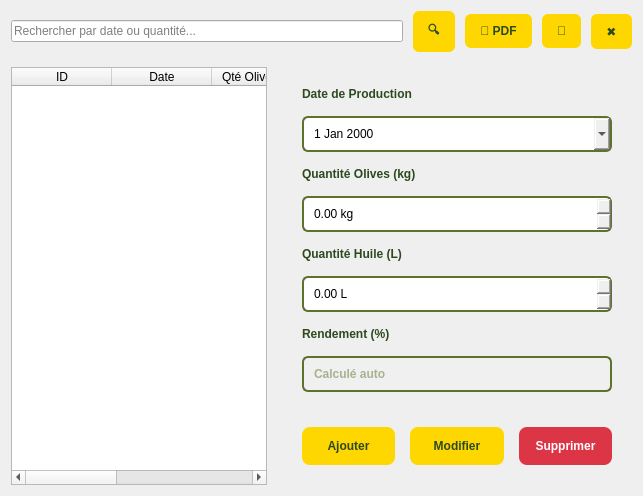
          <widget class="QWidget" name="tab1">
           <attribute name="title">
            <string>Liste des Productions</string>
           </attribute>
           <layout class="QVBoxLayout" name="productionTab1Layout">
            <property name="spacing">
             <number>15</number>
            </property>
            <item>
             <layout class="QHBoxLayout" name="productionSearchLayout">
              <property name="spacing">
               <number>10</number>
              </property>
              <item>
               <widget class="QLineEdit" name="searchBox">
                <property name="styleSheet">
                 <string notr="true"/>
                </property>
                <property name="placeholderText">
                 <string>Rechercher par date ou quantité...</string>
                </property>
               </widget>
              </item>
              <item>
               <widget class="QPushButton" name="btnSearchProduction">
                <property name="styleSheet">
                 <string>background: #ffd700; color: #2d4a1f; border: none; padding: 10px 15px; border-radius: 6px; font-weight: bold;</string>
                </property>
                <property name="text">
                 <string>🔍</string>
                </property>
               </widget>
              </item>
              <item>
               <widget class="QPushButton" name="btnExportPDFProduction">
                <property name="styleSheet">
                 <string>background: #ffd700; color: #2d4a1f; border: none; padding: 10px 15px; border-radius: 6px; font-weight: bold;</string>
                </property>
                <property name="text">
                 <string>📄 PDF</string>
                </property>
               </widget>
              </item>
              <item>
               <widget class="QPushButton" name="btnRefreshProduction">
                <property name="styleSheet">
                 <string>background: #ffd700; color: #2d4a1f; border: none; padding: 10px 15px; border-radius: 6px; font-weight: bold;</string>
                </property>
                <property name="text">
                 <string>🔄</string>
                </property>
               </widget>
              </item>
              <item>
               <widget class="QPushButton" name="btnClearProduction">
                <property name="styleSheet">
                 <string>background: #ffd700; color: #2d4a1f; border: none; padding: 10px 15px; border-radius: 6px; font-weight: bold;</string>
                </property>
                <property name="text">
                 <string>✖</string>
                </property>
               </widget>
              </item>
             </layout>
            </item>
            <item>
             <layout class="QHBoxLayout" name="splitLayout">
              <property name="spacing">
               <number>15</number>
              </property>
              <item>
               <widget class="QTableWidget" name="productionTable">
                <column>
                 <property name="text">
                  <string>ID</string>
                 </property>
                </column>
                <column>
                 <property name="text">
                  <string>Date</string>
                 </property>
                </column>
                <column>
                 <property name="text">
                  <string>Qté Olives (kg)</string>
                 </property>
                </column>
                <column>
                 <property name="text">
                  <string>Qté Huile (L)</string>
                 </property>
                </column>
                <column>
                 <property name="text">
                  <string>Rendement (%)</string>
                 </property>
                </column>
               </widget>
              </item>
              <item>
               <widget class="QFrame" name="formPanel">
                <property name="minimumSize">
                 <size>
                  <width>350</width>
                  <height>0</height>
                 </size>
                </property>
                <property name="maximumSize">
                 <size>
                  <width>400</width>
                  <height>16777215</height>
                 </size>
                </property>
                <property name="styleSheet">
                 <string notr="true">border-color: rgb(255, 255, 255);</string>
                </property>
                <layout class="QVBoxLayout" name="formLayout">
                 <property name="spacing">
                  <number>15</number>
                 </property>
                 <property name="margin" stdset="0">
                  <number>20</number>
                 </property>
                 <item>
                  <widget class="QLabel" name="labelDate">
                   <property name="styleSheet">
                    <string notr="true">color: #2d4a1f; font-weight: bold;</string>
                   </property>
                   <property name="text">
                    <string>Date de Production</string>
                   </property>
                  </widget>
                 </item>
                 <item>
                  <widget class="QDateEdit" name="inputDate">
                   <property name="styleSheet">
                    <string>padding: 8px; border: 2px solid #5d732c; border-radius: 6px;</string>
                   </property>
                   <property name="calendarPopup">
                    <bool>true</bool>
                   </property>
                  </widget>
                 </item>
                 <item>
                  <widget class="QLabel" name="labelQuantiteOlive">
                   <property name="styleSheet">
                    <string>color: #2d4a1f; font-weight: bold;</string>
                   </property>
                   <property name="text">
                    <string>Quantité Olives (kg)</string>
                   </property>
                  </widget>
                 </item>
                 <item>
                  <widget class="QDoubleSpinBox" name="inputQuantiteOlive">
                   <property name="styleSheet">
                    <string>padding: 8px; border: 2px solid #5d732c; border-radius: 6px;</string>
                   </property>
                   <property name="suffix">
                    <string> kg</string>
                   </property>
                   <property name="decimals">
                    <number>2</number>
                   </property>
                   <property name="maximum">
                    <double>100000.000000000000000</double>
                   </property>
                  </widget>
                 </item>
                 <item>
                  <widget class="QLabel" name="labelQuantiteHuile">
                   <property name="styleSheet">
                    <string>color: #2d4a1f; font-weight: bold;</string>
                   </property>
                   <property name="text">
                    <string>Quantité Huile (L)</string>
                   </property>
                  </widget>
                 </item>
                 <item>
                  <widget class="QDoubleSpinBox" name="inputQuantiteHuile">
                   <property name="styleSheet">
                    <string>padding: 8px; border: 2px solid #5d732c; border-radius: 6px;</string>
                   </property>
                   <property name="suffix">
                    <string> L</string>
                   </property>
                   <property name="decimals">
                    <number>2</number>
                   </property>
                   <property name="maximum">
                    <double>50000.000000000000000</double>
                   </property>
                  </widget>
                 </item>
                 <item>
                  <widget class="QLabel" name="labelRendement">
                   <property name="styleSheet">
                    <string>color: #2d4a1f; font-weight: bold;</string>
                   </property>
                   <property name="text">
                    <string>Rendement (%)</string>
                   </property>
                  </widget>
                 </item>
                 <item>
                  <widget class="QLineEdit" name="inputRendement">
                   <property name="enabled">
                    <bool>false</bool>
                   </property>
                   <property name="styleSheet">
                    <string>padding: 8px; border: 2px solid #5d732c; border-radius: 6px; background: #f0f0f0; font-weight: bold; color: #5d732c;</string>
                   </property>
                   <property name="placeholderText">
                    <string>Calculé auto</string>
                   </property>
                  </widget>
                 </item>
                 <item>
                  <spacer>
                   <property name="orientation">
                    <enum>Qt::Orientation::Vertical</enum>
                   </property>
                   <property name="sizeHint" stdset="0">
                    <size>
                     <width>20</width>
                     <height>20</height>
                    </size>
                   </property>
                  </spacer>
                 </item>
                 <item>
                  <layout class="QHBoxLayout" name="formButtons">
                   <item>
                    <widget class="QPushButton" name="btnAddProduction">
                     <property name="styleSheet">
                      <string>background: #ffd700; color: #2d4a1f; border: none; padding: 12px; border-radius: 8px; font-weight: bold;</string>
                     </property>
                     <property name="text">
                      <string>Ajouter</string>
                     </property>
                    </widget>
                   </item>
                   <item>
                    <widget class="QPushButton" name="btnUpdateProduction">
                     <property name="styleSheet">
                      <string>background: #ffd700; color: #2d4a1f; border: none; padding: 12px; border-radius: 8px; font-weight: bold;</string>
                     </property>
                     <property name="text">
                      <string>Modifier</string>
                     </property>
                    </widget>
                   </item>
                   <item>
                    <widget class="QPushButton" name="btnDeleteProduction">
                     <property name="styleSheet">
                      <string>background: #dc3545; color: white; border: none; padding: 12px; border-radius: 8px; font-weight: bold;</string>
                     </property>
                     <property name="text">
                      <string>Supprimer</string>
                     </property>
                    </widget>
                   </item>
                  </layout>
                 </item>
                </layout>
               </widget>
              </item>
             </layout>
            </item>
           </layout>
          </widget>
